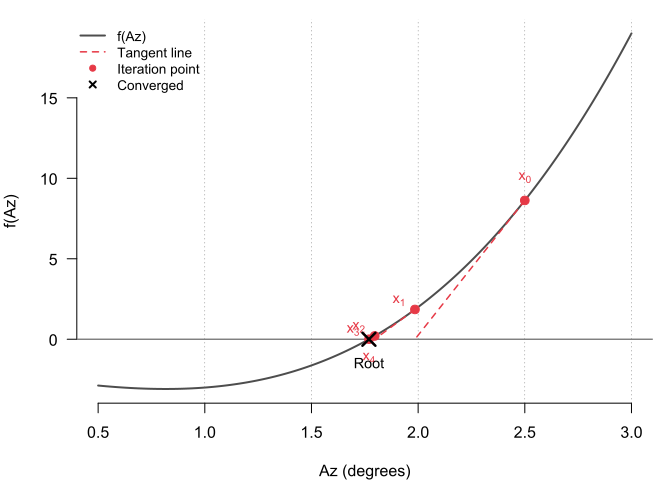

Generate this figure with R:
# Newton-Raphson Iteration Visualization
#
# Demonstrates quadratic convergence of Newton-Raphson method
# for inverse projection azimuth solving.
#
# Figure shows:
# - Function curve f(Az)
# - Initial guess and subsequent iterations
# - Tangent lines showing Newton step geometry
# - Convergence to root

# Color palette
gray30 <- "#4D4D4D"
gray50 <- "#808080"
accent_red <- "#E63946"

# Define a representative function that mimics Snyder residual behavior
# Using f(x) = x^3 - 2x - 2, which has:
# - Single root near x = 1.77
# - Monotonic behavior similar to azimuth residual
# - Smooth derivative throughout domain
f <- function(x) {
  x^3 - 2*x - 2
}

# Derivative for Newton-Raphson
f_prime <- function(x) {
  3*x^2 - 2
}

# Newton-Raphson iteration
newton_step <- function(x) {
  x - f(x) / f_prime(x)
}

# Setup: compute iteration sequence
x0 <- 2.5  # Initial guess (deliberately offset for visibility)
iterations <- 4
x_vals <- numeric(iterations + 1)
x_vals[1] <- x0

for (i in 2:(iterations + 1)) {
  x_vals[i] <- newton_step(x_vals[i - 1])
}

# True root (computed to high precision)
root <- 1.769292354238632

# Setup plot domain
x_min <- 0.5
x_max <- 3.0
x_curve <- seq(x_min, x_max, length.out = 300)
y_curve <- f(x_curve)

y_min <- min(y_curve, -1)
y_max <- max(y_curve, 5)

# Create output directory
dir.create("theory_rewrite/03_figures/newton",
           showWarnings = FALSE, recursive = TRUE)

# Export as SVG
svg("theory_rewrite/03_figures/newton/newton_raphson.svg",
    width = 7, height = 5)

par(mar = c(4, 4, 1, 1))

# Plot function curve
plot(x_curve, y_curve,
     type = "l", lwd = 2, col = gray30,
     xlim = c(x_min, x_max), ylim = c(y_min, y_max),
     xlab = "Az (degrees)", ylab = "f(Az)",
     main = "", las = 1, bty = "n")

# Add y=0 line
abline(h = 0, col = gray50, lwd = 1.5, lty = 1)

# Add vertical grid for readability
grid_x <- seq(ceiling(x_min), floor(x_max), by = 0.5)
abline(v = grid_x, col = gray50, lwd = 0.5, lty = 3)

# Plot Newton-Raphson iterations
for (i in 1:iterations) {
  x_curr <- x_vals[i]
  y_curr <- f(x_curr)
  x_next <- x_vals[i + 1]

  # Draw tangent line from (x_curr, y_curr) to (x_next, 0)
  segments(x_curr, y_curr, x_next, 0,
           col = accent_red, lwd = 1.5, lty = 2)

  # Mark iteration point
  points(x_curr, y_curr, pch = 19, col = accent_red, cex = 1.2)

  # Add iteration label (offset for visibility)
  text(x_curr, y_curr + 0.4,
       labels = bquote(x[.(i-1)]),
       pos = if (i == 1) 3 else 2,
       col = accent_red, cex = 0.9)
}

# Mark final converged point on x-axis
points(x_vals[iterations + 1], 0,
       pch = 4, col = accent_red, cex = 1.5, lwd = 2)
text(x_vals[iterations + 1], -0.3,
     labels = bquote(x[.(iterations)]),
     pos = 1, col = accent_red, cex = 0.9)

# Mark true root
points(root, 0, pch = 4, col = "black", cex = 1.8, lwd = 2.5)
text(root, -0.6, labels = "Root", pos = 1, col = "black", cex = 0.9)

# Add legend
legend("topleft",
       legend = c("f(Az)", "Tangent line", "Iteration point", "Converged"),
       col = c(gray30, accent_red, accent_red, "black"),
       lty = c(1, 2, NA, NA),
       pch = c(NA, NA, 19, 4),
       lwd = c(2, 1.5, NA, 2),
       bty = "n", cex = 0.85)

dev.off()

# Export as PNG (higher resolution for web)
png("theory_rewrite/03_figures/newton/newton_raphson.png",
    width = 7, height = 5, units = "in", res = 300)

par(mar = c(4, 4, 1, 1))

# Plot function curve
plot(x_curve, y_curve,
     type = "l", lwd = 2, col = gray30,
     xlim = c(x_min, x_max), ylim = c(y_min, y_max),
     xlab = "Az (degrees)", ylab = "f(Az)",
     main = "", las = 1, bty = "n")

# Add y=0 line
abline(h = 0, col = gray50, lwd = 1.5, lty = 1)

# Add vertical grid for readability
abline(v = grid_x, col = gray50, lwd = 0.5, lty = 3)

# Plot Newton-Raphson iterations
for (i in 1:iterations) {
  x_curr <- x_vals[i]
  y_curr <- f(x_curr)
  x_next <- x_vals[i + 1]

  # Draw tangent line from (x_curr, y_curr) to (x_next, 0)
  segments(x_curr, y_curr, x_next, 0,
           col = accent_red, lwd = 1.5, lty = 2)

  # Mark iteration point
  points(x_curr, y_curr, pch = 19, col = accent_red, cex = 1.2)

  # Add iteration label (offset for visibility)
  text(x_curr, y_curr + 0.4,
       labels = bquote(x[.(i-1)]),
       pos = if (i == 1) 3 else 2,
       col = accent_red, cex = 0.9)
}

# Mark final converged point on x-axis
points(x_vals[iterations + 1], 0,
       pch = 4, col = accent_red, cex = 1.5, lwd = 2)
text(x_vals[iterations + 1], -0.3,
     labels = bquote(x[.(iterations)]),
     pos = 1, col = accent_red, cex = 0.9)

# Mark true root
points(root, 0, pch = 4, col = "black", cex = 1.8, lwd = 2.5)
text(root, -0.6, labels = "Root", pos = 1, col = "black", cex = 0.9)

# Add legend
legend("topleft",
       legend = c("f(Az)", "Tangent line", "Iteration point", "Converged"),
       col = c(gray30, accent_red, accent_red, "black"),
       lty = c(1, 2, NA, NA),
       pch = c(NA, NA, 19, 4),
       lwd = c(2, 1.5, NA, 2),
       bty = "n", cex = 0.85)

dev.off()

# Print iteration diagnostics
cat("Newton-Raphson Iteration Sequence:\n")
cat("==================================\n\n")
for (i in 1:(iterations + 1)) {
  err <- abs(x_vals[i] - root)
  correct_digits <- if (err > 0) -log10(err) else Inf
  cat(sprintf("Iteration %d: x = %.10f, |error| = %.2e, correct digits = %.1f\n",
              i - 1, x_vals[i], err, correct_digits))
}
cat(sprintf("\nTrue root: %.15f\n", root))
cat("\nQuadratic convergence: each iteration approximately doubles correct digits.\n")
